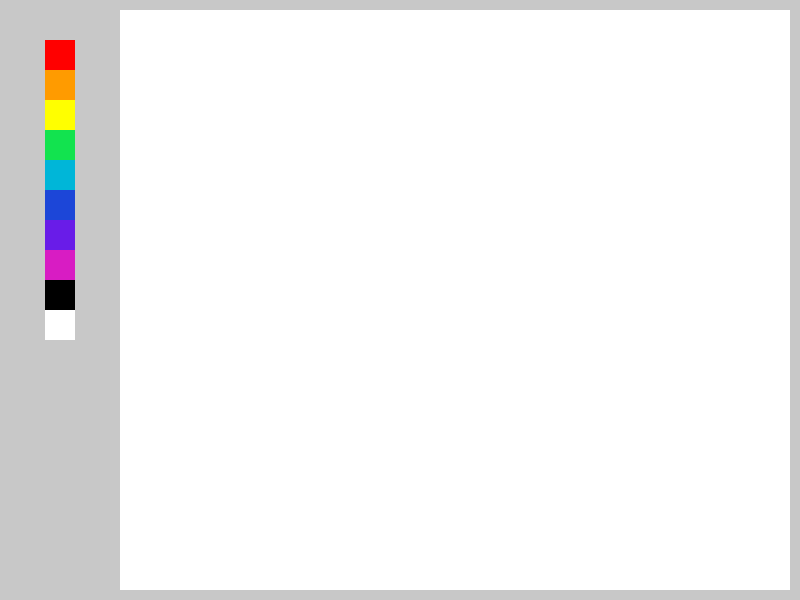
Frame 1 (no input)
Frame 60 (the mouse pressed at the canvas centre just before this capture): identical to frame 1, image omitted
Frame 120 (the mouse held since frame 60 and released just before this capture): identical to frame 1, image omitted

The Processing sketch that drew this single still picture (run headless with seeded random() and noise(); from frame 60 on, the mouse is pressed at the canvas centre):

// Processing sketch: processing_162272
// ── processing_162272.pde


int xpos = 45;
int ypos = 40;
int bsize = 30;


void setup(){
  
  size(800,600);
  background(200);
  
  noStroke();
  fill(255);
  rect(120,10,670,580);
  
  
  fill(255,0,0);
  rect(xpos,ypos,bsize,bsize);
  fill(255,155,0);
  rect(xpos,ypos+bsize,bsize,bsize);
  fill(255,255,0);
  rect(xpos,ypos+bsize*2,bsize,bsize);
  fill(#12E34F);
  rect(xpos,ypos+bsize*3,bsize,bsize);
  fill(#00B6D8);
  rect(xpos,ypos+bsize*4,bsize,bsize);
  fill(#1C46D8);
  rect(xpos,ypos+bsize*5,bsize,bsize);
  fill(#691CE8);
  rect(xpos,ypos+bsize*6,bsize,bsize); 
  fill(#D81CC3);
  rect(xpos,ypos+bsize*7,bsize,bsize); 
  fill(0);
  rect(xpos,ypos+bsize*8,bsize,bsize); 
  fill(255);
  rect(xpos,ypos+bsize*9,bsize,bsize); 
 

  //weight
/*  fill(255);
  ellipse(xpos+15,ypos+270,10,10); 
  ellipse(xpos+15,ypos+300,15,15);
  ellipse(xpos+15,ypos+330,20,20);  
  
  */
  
  
  
}


void draw(){
  
  
   
   
  if(mousePressed){
    
    
    if(780 > mouseX && mouseX>140  && mouseY > 30 && mouseY < 570){
   
  //  line(pmouseX,pmouseY,mouseX,mouseY);
  noFill();
  ellipse(pmouseX,pmouseY,25,25);
    }
    
     
 /*      if(20 > mouseX && mouseX>100 && mouseY > 440 && mouseY < 490){
   
  noStroke();
  fill(255);
  rect(120,10,670,580);
    }  */
    
    if(mouseX > xpos && mouseX < xpos + bsize && mouseY > ypos && mouseY < ypos+bsize){
    
    stroke (255,0,0);
   
    }
  
    if(mouseX > xpos && mouseX < xpos + bsize && mouseY > ypos + bsize && mouseY < ypos+bsize*2){
   
    stroke (255,155,0);
    }

    if(mouseX > xpos && mouseX < xpos + bsize && mouseY > ypos + bsize*2 && mouseY < ypos+bsize*3){
   
   stroke (255,255,0);
    }


    if(mouseX > xpos && mouseX < xpos + bsize && mouseY > ypos + bsize*3 && mouseY < ypos+bsize*4){
  
   stroke (#12E34F);
    }
    
  if(mouseX > xpos && mouseX < xpos + bsize && mouseY > ypos + bsize*4 && mouseY < ypos+bsize*5){
   
    stroke (#00B6D8);
    }

  if(mouseX > xpos && mouseX < xpos + bsize && mouseY > ypos + bsize*5 && mouseY < ypos+bsize*6){

    stroke (#1C46D8);
    }

  if(mouseX > xpos && mouseX < xpos + bsize && mouseY > ypos + bsize*6 && mouseY < ypos+bsize*7){
   
    stroke (#691CE8);
    }

  if(mouseX > xpos && mouseX < xpos + bsize && mouseY > ypos + bsize*7 && mouseY < ypos+bsize*8){

    stroke (#D81CC3);
    }
    
    if(mouseX > xpos && mouseX < xpos + bsize && mouseY > ypos + bsize*8 && mouseY < ypos+bsize*9){

    stroke (0);
    }
 
      if(mouseX > xpos && mouseX < xpos + bsize && mouseY > ypos + bsize*9 && mouseY < ypos+bsize*10){

    stroke (255);
    }
  
  
  
  
  
  }






  
  
  
  
  
}
  

  
  
  
  
  
